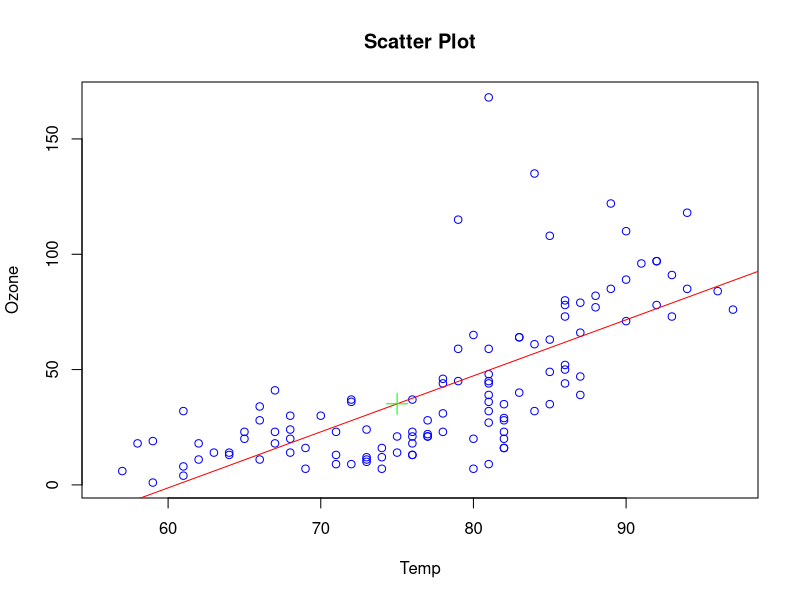

Write the R code that produced this figure.
## ---- chunk 1
data("airquality")
head(airquality)
## ---- chunk 2
data("airquality"); fit <- lm(Ozone~Temp, data = airquality); newdata <- data.frame(Temp = 75)
plot(airquality$Temp, airquality$Ozone, xlab="Temp", ylab="Ozone", col='blue',main='Scatter Plot')
abline(fit, col = "red"); points(newdata, predict(fit, newdata), col= "green", pch = 3, cex = 2)
